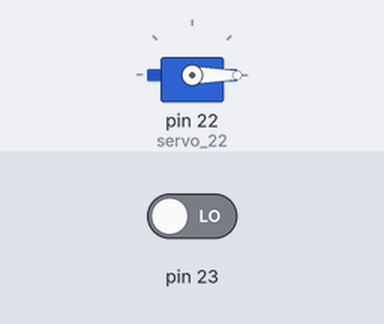
The sketch below on a simulated Arduino Mega 2560, built with avr-gcc and run on an emulated ATmega2560. Shown: servo. The inputs (shaded band) are chosen by the test bench; at power-on: pin 23 LOW.

Above: at 1.2 s.
1.3 s: pin 23 driven HIGH
At 2.07 s:
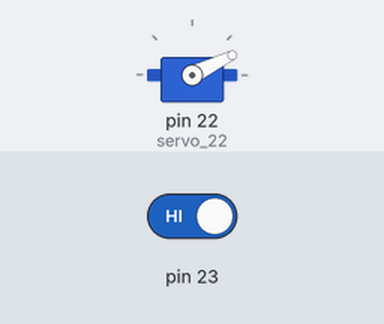
At 7.1 s:
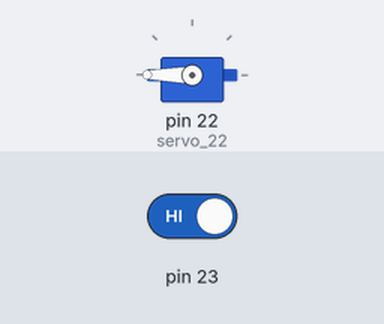
7.3 s: pin 23 driven LOW
At 8.2 s:
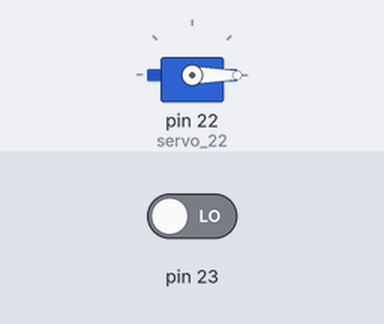
Timing chart, 0 to 10.3 s (numbered marks = the images above; inputs shaded):
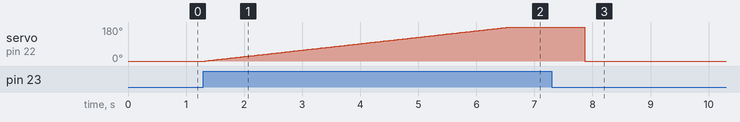

Measured:
- after the input at 1.3 s, servo on pin 22 (servo_22): moves from 0° to 180° over 5.2 s, starting at once
- after the input at 7.3 s, servo on pin 22 (servo_22): goes on until 7.9 s, then stays 0°

The sketch:

servobotao.ino
```cpp
#include <Servo.h>
float c = 0;

Servo servo_22;

void setup()
{
  servo_22.attach(22);
  pinMode(23,INPUT);
}

void loop()
{
  if(digitalRead(23) == HIGH){
    c= (c+0.003);
}
if(c>=190 & digitalRead(23) == HIGH){
  delay(1000);
  c = 0;
}

  servo_22.write(c);
}
```
